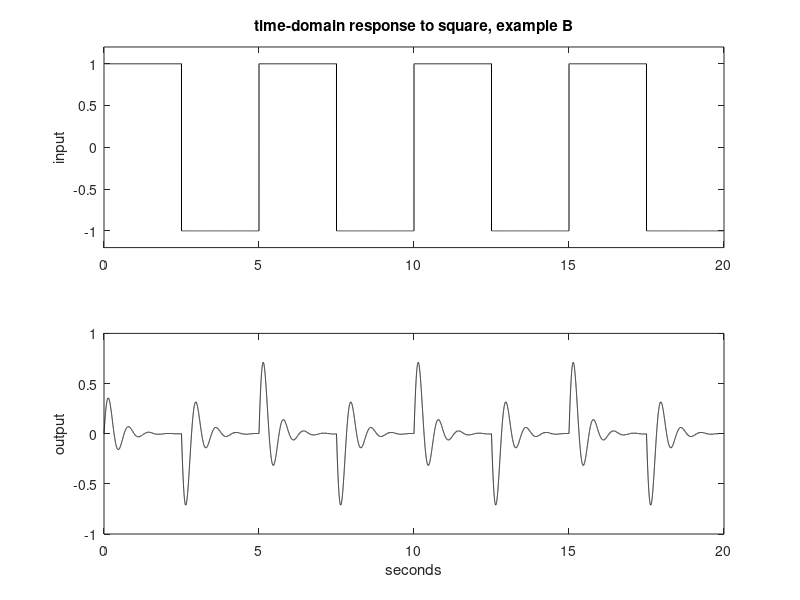

MATLAB code for this plot:
% Time-domain response to square signal, example B
R=0.5; C=0.1; L=0.1; %values of the components
num=[R*C 0]; % transfer function numerator;
den=[L*C R*C 1]; %transfer function denominator
G=tf(num,den); %transfer function
% Input square signal 
fu=0.2; %signal frequency in Hz
wu=2*pi*fu; %signal frequency in rad/s
fs=2000; %sampling frequency in Hz
tiv=1/fs; %time interval between samples;
t=0:tiv:(20-tiv); %time intervals set (20 second)
u=square(wu*t); %input signal data set
[y,ty]=lsim(G,u,t); %computes the system output
subplot(2,1,1); plot(t,u,'k'); %plots input signal
axis([0 20 -1.2 1.2]);
ylabel('input'); title('time-domain response to square, example B');
subplot(2,1,2); plot(t,y,'k'); %plots output signal
ylabel('output'); xlabel('seconds'); 
